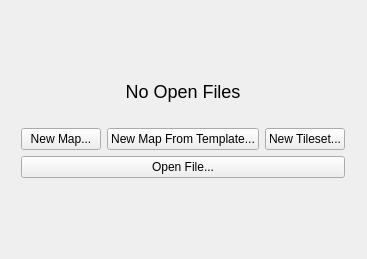
<?xml version="1.0" encoding="UTF-8"?>
<ui version="4.0">
 <class>Tiled::NoEditorWidget</class>
 <widget class="QWidget" name="Tiled::NoEditorWidget">
  <property name="geometry">
   <rect>
    <x>0</x>
    <y>0</y>
    <width>367</width>
    <height>259</height>
   </rect>
  </property>
  <layout class="QGridLayout" name="gridLayout">
   <item row="1" column="1">
    <layout class="QVBoxLayout" name="verticalLayout">
     <item>
      <widget class="QLabel" name="title">
       <property name="text">
        <string>&lt;font size=&quot;+2&quot;&gt;No Open Files&lt;/font&gt;</string>
       </property>
       <property name="alignment">
        <set>Qt::AlignCenter</set>
       </property>
      </widget>
     </item>
     <item>
      <spacer name="verticalSpacer_3">
       <property name="orientation">
        <enum>Qt::Vertical</enum>
       </property>
       <property name="sizeType">
        <enum>QSizePolicy::Fixed</enum>
       </property>
       <property name="sizeHint" stdset="0">
        <size>
         <width>20</width>
         <height>20</height>
        </size>
       </property>
      </spacer>
     </item>
     <item>
      <layout class="QHBoxLayout" name="horizontalLayout">
       <item>
        <widget class="QPushButton" name="newMapButton">
         <property name="text">
          <string>New Map...</string>
         </property>
        </widget>
       </item>
       <item>
        <widget class="QPushButton" name="newMapFromTemplateButton">
         <property name="text">
          <string>New Map From Template...</string>
         </property>
        </widget>
       </item>
       <item>
        <widget class="QPushButton" name="newTilesetButton">
         <property name="text">
          <string>New Tileset...</string>
         </property>
        </widget>
       </item>
      </layout>
     </item>
     <item>
      <layout class="QVBoxLayout" name="verticalLayout_4">
       <item>
        <widget class="QPushButton" name="openFileButton">
         <property name="text">
          <string>Open File...</string>
         </property>
        </widget>
       </item>
      </layout>
     </item>
    </layout>
   </item>
   <item row="0" column="1">
    <spacer name="verticalSpacer">
     <property name="orientation">
      <enum>Qt::Vertical</enum>
     </property>
     <property name="sizeHint" stdset="0">
      <size>
       <width>20</width>
       <height>80</height>
      </size>
     </property>
    </spacer>
   </item>
   <item row="1" column="0">
    <spacer name="horizontalSpacer_2">
     <property name="orientation">
      <enum>Qt::Horizontal</enum>
     </property>
     <property name="sizeHint" stdset="0">
      <size>
       <width>84</width>
       <height>20</height>
      </size>
     </property>
    </spacer>
   </item>
   <item row="2" column="1">
    <spacer name="verticalSpacer_2">
     <property name="orientation">
      <enum>Qt::Vertical</enum>
     </property>
     <property name="sizeHint" stdset="0">
      <size>
       <width>20</width>
       <height>79</height>
      </size>
     </property>
    </spacer>
   </item>
   <item row="1" column="2">
    <spacer name="horizontalSpacer">
     <property name="orientation">
      <enum>Qt::Horizontal</enum>
     </property>
     <property name="sizeHint" stdset="0">
      <size>
       <width>84</width>
       <height>20</height>
      </size>
     </property>
    </spacer>
   </item>
  </layout>
 </widget>
 <resources/>
 <connections/>
</ui>
